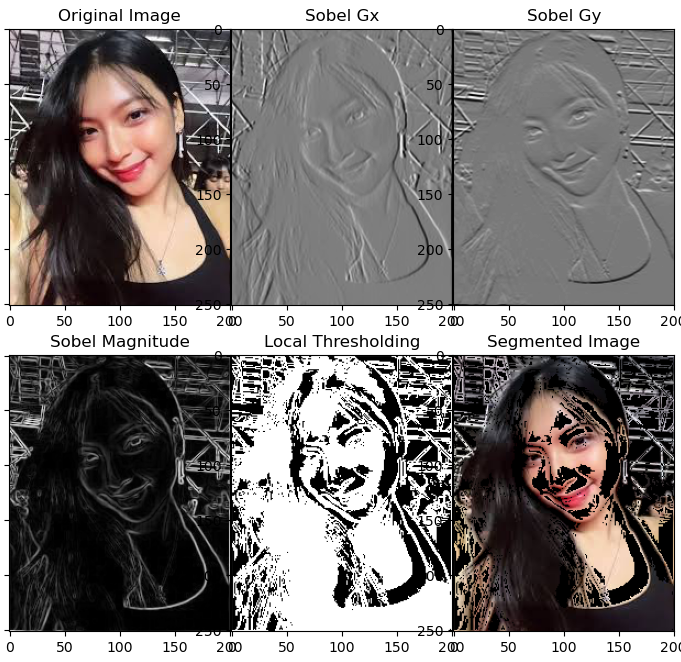
#> input picture pcd11.png, 681 x 662 px, given in place of gemes.jpeg, which was not available
$ python pcd11.py
#> lines starting #> are read from the running program, lines starting #| are printed output that depends on the picture; after the words box and inside, x2 and y2 are one past the last pixel; in counts of white or black regions, pixels touching at a corner belong together; pictures that were not available may be replaced by others from this repository, and a replacement may not be noted
import imageio.v3 as i
import matplotlib.pyplot as plt
import numpy as np

img = i.imread("c:\\Users\\Lenovo\\Downloads\\gemes.jpeg", mode='F')
#> img: shape (662, 681) float32; min 0, max 255, mean 123.9

sx = np.array([
    [-1, 0, 1],
    [-2, 0, 2],
    [-1, 0, 1]
])
sy = np.array([
    [-1, -2, -1],
    [ 0,  0,  0],
    [ 1,  2,  1]
])

ipad = np.pad(img, pad_width=1, mode='constant', constant_values=0)
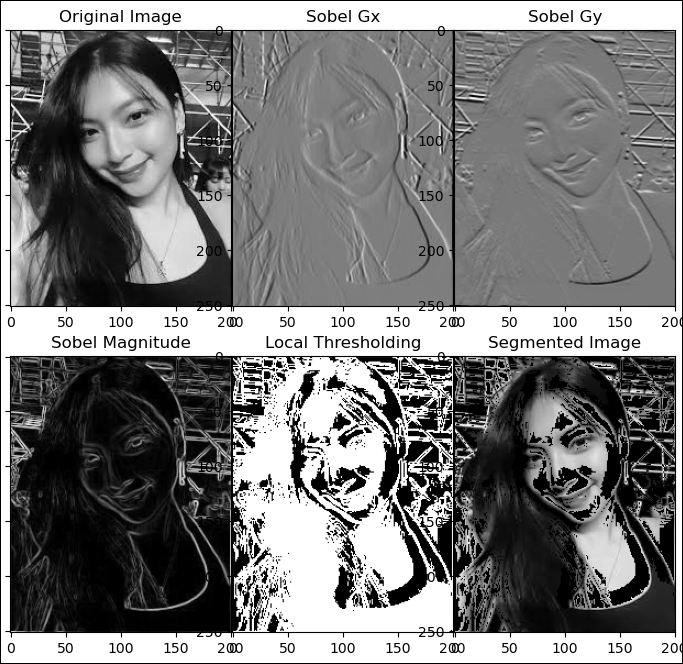
#> ipad: shape (664, 683) float32; min 0, max 255, mean 123.1
gx = np.zeros_like(img)
gy = np.zeros_like(img)

for y in range(1, ipad.shape[0] - 1):
    for x in range(1, ipad.shape[1] - 1):
        area = ipad[y-1:y+2, x-1:x+2]
        gx[y-1, x-1] = np.sum(area * sx)
        gy[y-1, x-1] = np.sum(area * sy)
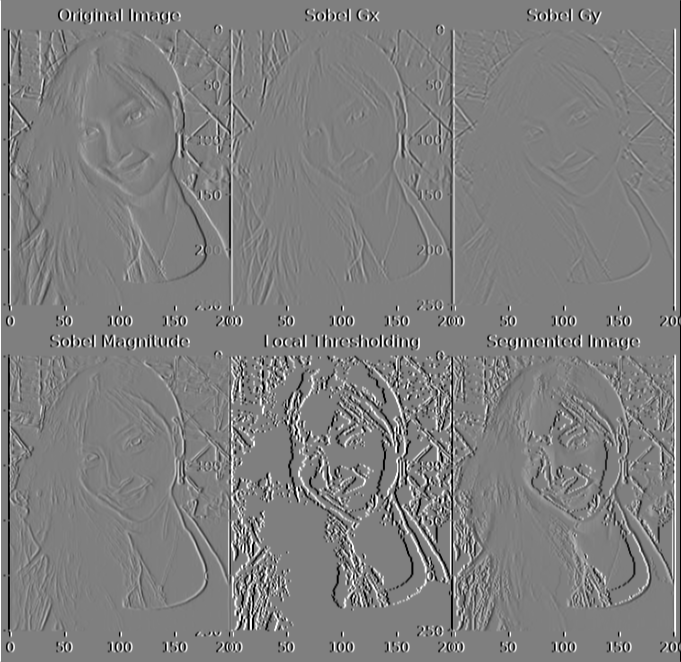
#> gx: shape (662, 681) float32; min -1020, max 1020, mean 0; drawn with min black and max white
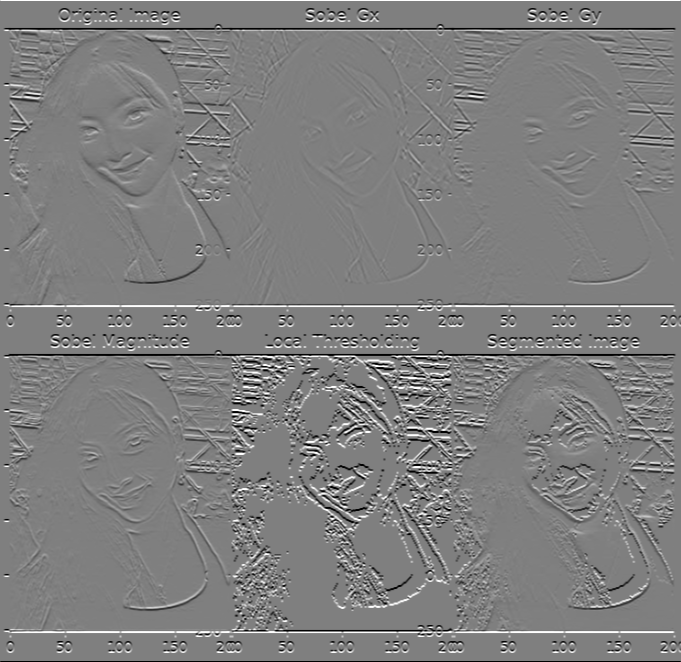
#> gy: shape (662, 681) float32; min -1020, max 1020, mean 0; drawn with min black and max white


G = np.sqrt(gx**2 + gy**2)
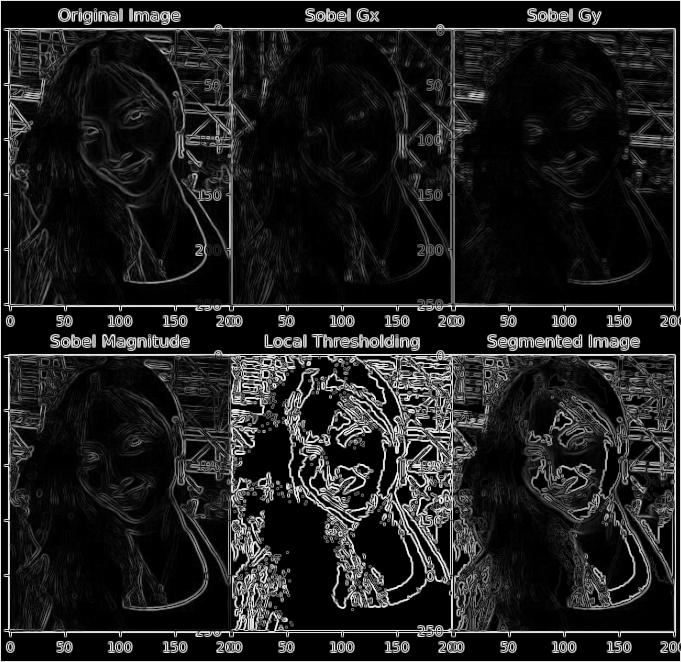
#> G: shape (662, 681) float32; min 0, max 1134.2, mean 141.3; drawn with min black and max white
G = (G / G.max()) * 255
G = np.clip(G, 0, 255).astype(np.uint8)

sobel_path = "c:\\Users\\Lenovo\\Downloads\\sobel.png"
i.imwrite(sobel_path, G)

def lt(img, block_size, c):
#> called with block_size = 15, c = 10
    iPad = np.pad(img, pad_width=1, mode='constant', constant_values=0)
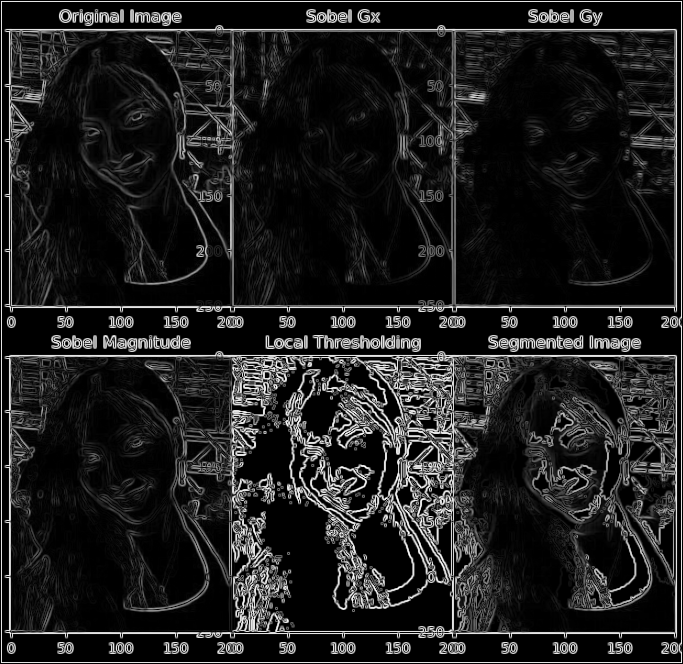
#> iPad: shape (664, 683); min 0, max 255, mean 31.2
    thres = np.zeros_like(img)
    for k in range(img.shape[0]):
        for j in range(img.shape[1]):
            l_area = iPad[k:k+block_size, j:j+block_size]
            l_mean = np.mean(l_area)
            thres[k, j] = 255 if img[k, j] > (l_mean - c) else 0
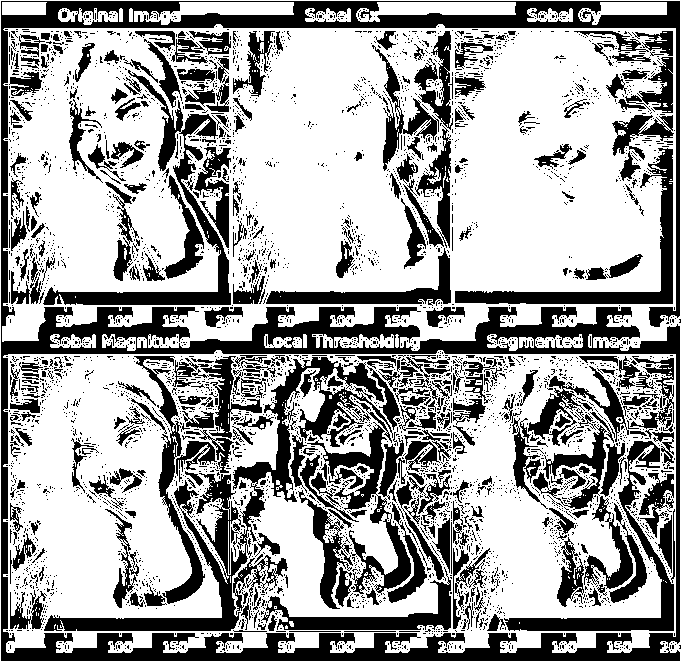
#> thres: shape (662, 681); 64% white; 4631 black regions (4220 under 20 px), largest, box (x1, y1, x2, y2) and area: (1, 1, 680, 661) 45345, (44, 357, 393, 631) 11134, (43, 70, 231, 305) 5438
    return thres


thres = lt(G, 15, 10)
mask = (thres == 255).astype(np.uint8)


img2 = i.imread("c:\\Users\\Lenovo\\Downloads\\gemes.jpeg")
segm = img2 * mask[:, :, np.newaxis]
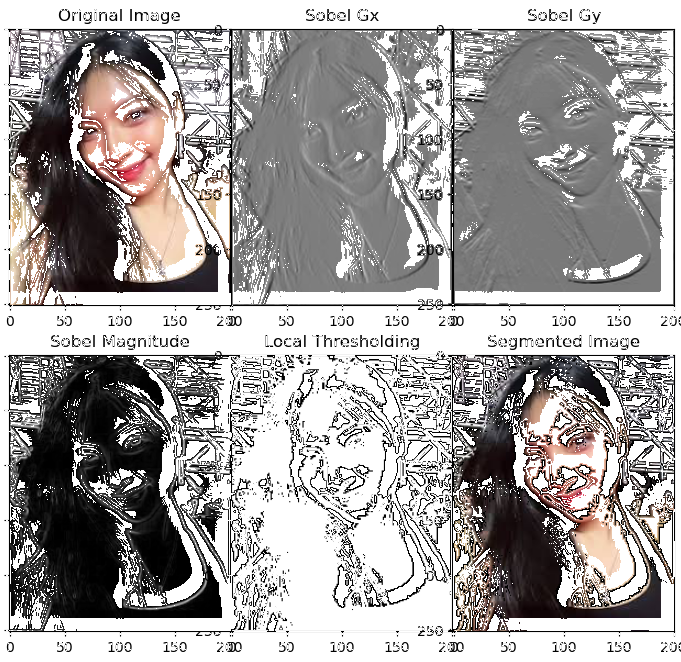
#> segm: shape (662, 681, 4); mean R, G, B, A 74.4, 71.4, 70.7, 163.3; transparent parts drawn white

plt.figure(figsize=(15, 10))
plt.subplot(2, 3, 1)
plt.title("Original Image")
plt.imshow(img2)

plt.subplot(2, 3, 2)
plt.title("Sobel Gx")
plt.imshow(gx, cmap='gray')

plt.subplot(2, 3, 3)
plt.title("Sobel Gy")
plt.imshow(gy, cmap='gray')

plt.subplot(2, 3, 4)
plt.title("Sobel Magnitude")
plt.imshow(G, cmap='gray')

plt.subplot(2, 3, 5)
plt.title("Local Thresholding")
plt.imshow(thres, cmap='gray')

plt.subplot(2, 3, 6)
plt.title("Segmented Image")
plt.imshow(segm)

plt.tight_layout()
plt.show()

$ run again, on gracia.jpeg
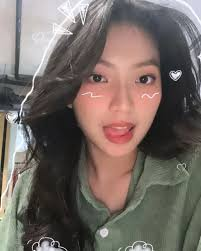
#> input picture gracia.jpeg, 201 x 251 px, given in place of gemes.jpeg, which was not available
#> after the loop in lt, `for k in range(img.shape[0]):`:
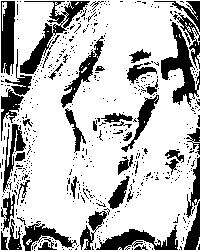
#> thres: shape (251, 201); 74.2% white; 544 black regions (499 under 20 px), largest, box (x1, y1, x2, y2) and area: (161, 22, 200, 107) 1202, (20, 1, 90, 74) 1129, (96, 225, 178, 250) 910
#> `segm = img2 * mask[:, :, np.newaxis]`:
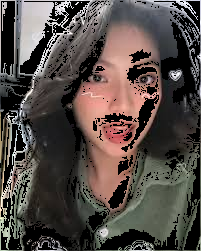
#> segm: shape (251, 201, 3); mean R, G, B 83.4, 74.6, 70.3
